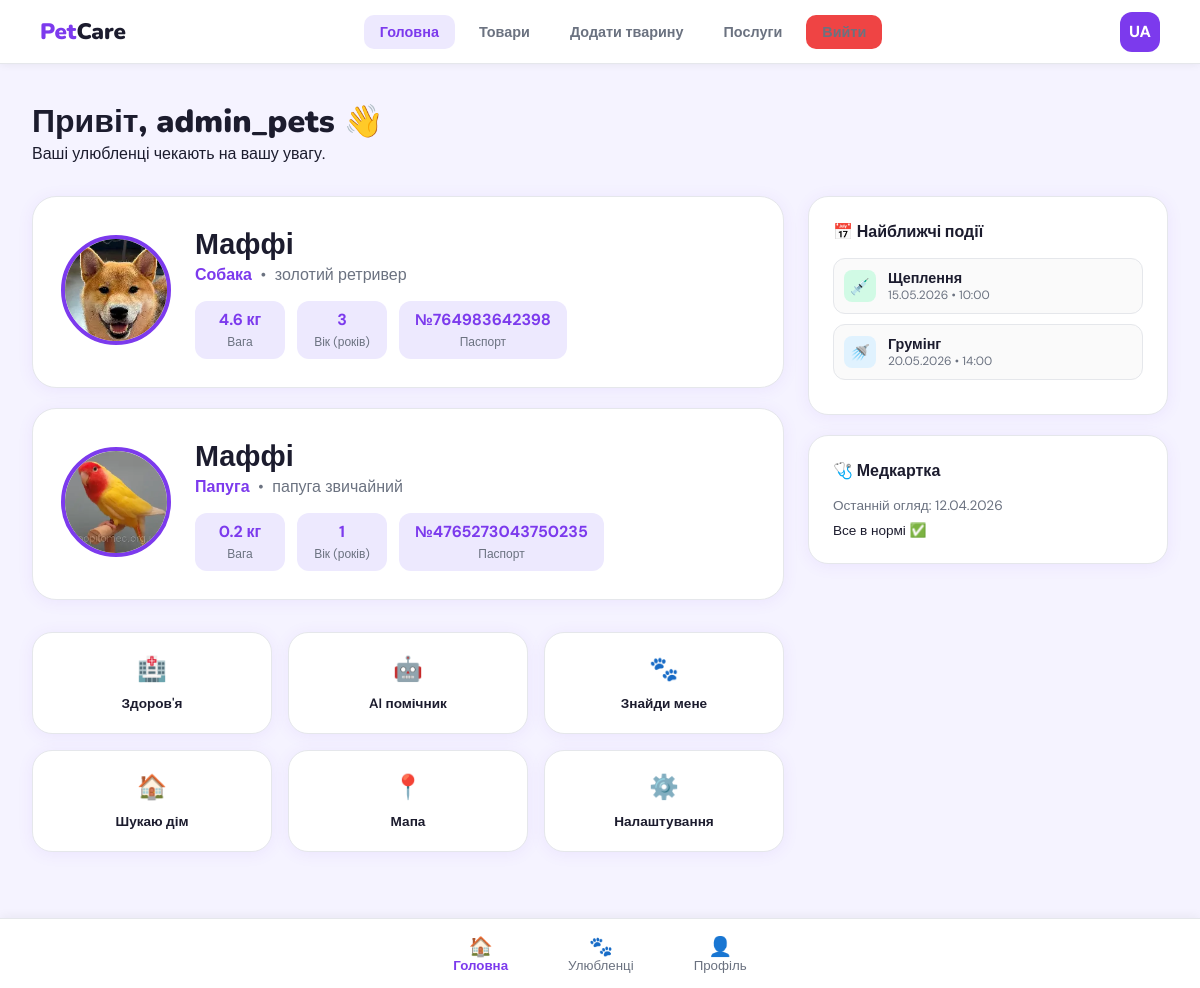
The app's page / (signed in) with its own data.
### main/models.py (models this page shows, shortened)
class Pets(models.Model):
    user = models.ForeignKey(User,on_delete=models.CASCADE)
    type_pets = models.ForeignKey(Type_OF_PETS,on_delete=models.CASCADE,verbose_name='тип тварини')
    poroda = models.CharField(max_length=30,verbose_name='Порода',default='золотий ретривер')
    name = models.CharField(max_length=40,verbose_name="ім'я")
    age = models.PositiveIntegerField(verbose_name="вік")
    weight = models.FloatField(verbose_name='вага')
    passport_number = models.PositiveIntegerField(verbose_name="номер паспорта")
    img = models.ImageField(upload_to='pets_photos/', verbose_name="Фото улюбленця", null=True, blank=True)
    class Meta:
        verbose_name="Тварини"

class Type_OF_PETS(models.Model):
    type = models.CharField(verbose_name="тип тварини", max_length=50)
    class Meta:
        verbose_name="Тип тварини"

### main/views.py (the view)
# urls.py: path('',views.index, name="home"),
def index(request):
    if request.user.is_authenticated:
        pets = Pets.objects.filter(user=request.user)
    else:
        pets = Pets.objects.none()
    return render(request, 'main/index.html', {'pets': pets})

### main/templates/main/index.html (shortened to what this page needs)
{% load static %}
<!DOCTYPE html>
<html lang="uk">
<head>
</head>
<body>
    <nav>
        <a href="{% url 'home' %}" class="nav-logo">Pet<span>Care</span></a>
        <ul class="nav-links">
            <li><a href="{% url 'home' %}" class="active">Головна</a></li>
            <li><a href="{% url 'shop_page' %}">Товари</a></li>
            <li><a href="{% url 'register_pets' %}">Додати тварину</a></li>
            <li><a href="{% url 'servises' %}">Послуги</a></li>
            {% if user.is_authenticated %}
            <li><a style="background-color: #EF4444;" href="{% url 'logout' %}">Вийти</a></li>
            {% else %}
            <li><a style="background-color: var(--purple);color: #F5F3FF;" href="{% url 'register' %}">Увійти</a></li>
            {% endif %}
        </ul>
        <div class="nav-right">
            <div class="avatar">UA</div>
        </div>
    </nav>
    <div class="page">
        <div class="greeting">
            {% if user.is_authenticated %}
            <h1>Привіт, {{ user.username }} 👋</h1>
            {% else %}
            <h1>Привіт! 👋</h1>
            {% endif %}
            <p>Ваші улюбленці чекають на вашу увагу.</p>
        </div>
        <div class="grid">
            <div class="main-column">
                <div class="pets-list">
                    {% for pet in pets %}
                    <div class="pet-card">
                        <div class="pet-photo">
                            {% if pet.img %}
                            <img src="{{ pet.img.url }}" alt="{{ pet.name }}">
                            {% else %}
                            <img src="{% static 'main/images/no-image.png' %}" alt="Немає фото">
                            {% endif %}
                        </div>
                        <div class="pet-info">
                            <h2>{{ pet.name }}</h2>
                            <p class="breed"><span>{{ pet.type_pets.type }}</span> &nbsp;•&nbsp; {{ pet.poroda }}</p>
                            <div class="stats-row">
                                <div class="stat-chip">
                                    <strong>{{ pet.weight }} кг</strong>
                                    <small>Вага</small>
                                </div>
                                <div class="stat-chip">
                                    <strong>{{ pet.age }}</strong>
                                    <small>Вік (років)</small>
                                </div>
                                <div class="stat-chip">
                                    <strong>№{{ pet.passport_number }}</strong>
                                    <small>Паспорт</small>
                                </div>
                            </div>
                        </div>
                    </div>
                    {% endfor %}
                </div>
                <div class="quick-actions">
                    <a href="#" class="action-btn">
                        <div class="action-icon">🏥</div>
                        <span>Здоров'я</span>
                    </a>
                    <a href="{% url 'ai_chat' %}" class="action-btn">
                        <div class="action-icon">🤖</div>
                        <span> AI помічник</span>
                    </a>
                    <a href="{% url 'find_pets' %}" class="action-btn">
                        <div class="action-icon">🐾</div>
                        <span>Знайди мене</span>
                    </a>
                    <a href="{% url 'find_home' %}" class="action-btn">
                        <div class="action-icon">🏠</div>
                        <span>Шукаю дім</span>
                    </a>
                    <a href="{% url 'map' %}" class="action-btn">
                        <div class="action-icon">📍</div>
                        <span>Мапа</span>
                    </a>
                    <a href="{% url 'pricing' %}" class="action-btn">
                        <div class="action-icon">⚙️</div>
                        <span>Налаштування</span>
                    </a>
                </div>
            </div>
            <div class="sidebar">
                <div class="card">
                    <div class="card-title">📅 Найближчі події</div>
                    <div class="event-item">
                        <div class="event-dot" style="background: #D1FAE5;">💉</div>
                        <div>
                            <p style="font-size: 0.9rem; font-weight: 700;">Щеплення</p>
                            <p style="font-size: 0.75rem; color: var(--muted);">15.05.2026 • 10:00</p>
                        </div>
                    </div>
                    <div class="event-item">
                        <div class="event-dot" style="background: #E0F2FE;">🚿</div>
                        <div>
                            <p style="font-size: 0.9rem; font-weight: 700;">Грумінг</p>
                            <p style="font-size: 0.75rem; color: var(--muted);">20.05.2026 • 14:00</p>
                        </div>
                    </div>
                </div>
                <div class="card">
                    <div class="card-title">🩺 Медкартка</div>
                    <p style="font-size: 0.85rem; color: var(--muted);">Останній огляд: 12.04.2026</p>
                    <p style="font-size: 0.85rem; margin-top: 8px;">Все в нормі ✅</p>
                </div>
            </div>
        </div>
    </div>
    <div class="bottom-bar">
        <button class="tab-btn active">
            <div class="tab-icon">🏠</div>
            <span>Головна</span>
        </button>
        <button class="tab-btn">
            <div class="tab-icon">🐾</div>
            <span>Улюбленці</span>
        </button>
        <button class="tab-btn">
            <div class="tab-icon">👤</div>
            <span>Профіль</span>
        </button>
    </div>
</body>
</html>

### main/templates/main/index.html (style rules this page uses)
:root { --purple: #7C3AED; --purple-light: #EDE9FE; --purple-mid: #A78BFA; --bg: #F5F3FF; --white: #FFFFFF; --text: #1C1C2E; --muted: #6B7280; --border: #E5E7EB; --green: #10B981; --red: #EF4444; --yellow: #F59E0B; --card-shadow: 0 2px 16px rgba(124, 58, 237, 0.08); }
* { box-sizing: border-box; margin: 0; padding: 0; }
body { font-family: 'DM Sans', sans-serif; background: var(--bg); color: var(--text); padding-bottom: 100px; }
nav { background: var(--white); border-bottom: 1px solid var(--border); padding: 0 40px; height: 64px; display: flex; align-items: center; justify-content: space-between; position: sticky; top: 0; z-index: 100; box-shadow: 0 1px 8px rgba(0, 0, 0, 0.06); }
.nav-logo { font-family: 'Nunito', sans-serif; font-weight: 900; font-size: 1.4rem; color: var(--purple); text-decoration: none; }
.nav-logo span { color: var(--text); }
.nav-links { display: flex; gap: 8px; list-style: none; }
.nav-links a { text-decoration: none; color: var(--muted); font-weight: 600; font-size: 0.9rem; padding: 8px 16px; border-radius: 10px; transition: 0.2s; }
.nav-links a:hover, .nav-links a.active { background: var(--purple-light); color: var(--purple); }
.nav-right { display: flex; align-items: center; gap: 16px; }
.avatar { width: 40px; height: 40px; border-radius: 12px; background: var(--purple); color: white; display: flex; align-items: center; justify-content: center; font-weight: 800; }
.page { max-width: 1200px; margin: 0 auto; padding: 36px 32px; }
.greeting { margin-bottom: 32px; }
.greeting h1 { font-family: 'Nunito', sans-serif; font-size: 2rem; font-weight: 900; }
.grid { display: grid; grid-template-columns: 1fr 360px; gap: 24px; }
.pets-list { display: flex; flex-direction: column; gap: 20px; margin-bottom: 32px; }
.pet-card { background: var(--white); border-radius: 24px; padding: 28px; box-shadow: var(--card-shadow); border: 1px solid var(--border); display: flex; gap: 24px; align-items: center; transition: 0.3s; }
.pet-photo { position: relative; flex-shrink: 0; }
.pet-photo img { width: 110px; height: 110px; border-radius: 50%; object-fit: cover; border: 4px solid var(--purple); }
.pet-info h2 { font-family: 'Nunito', sans-serif; font-size: 1.8rem; font-weight: 900; }
.pet-info .breed { color: var(--muted); margin-bottom: 16px; }
.pet-info .breed span { color: var(--purple); font-weight: 700; }
.stats-row { display: flex; gap: 12px; }
.stat-chip { background: var(--purple-light); border-radius: 12px; padding: 8px 16px; text-align: center; min-width: 90px; }
.stat-chip strong { display: block; color: var(--purple); font-size: 1rem; }
.stat-chip small { color: var(--muted); font-size: 0.75rem; }
.quick-actions { display: grid; grid-template-columns: repeat(3, 1fr); gap: 16px; }
.action-btn { background: var(--white); border-radius: 20px; padding: 20px; text-align: center; text-decoration: none; color: var(--text); border: 1px solid var(--border); box-shadow: var(--card-shadow); transition: 0.2s; }
.action-icon { font-size: 1.5rem; margin-bottom: 8px; }
.action-btn span { font-weight: 600; font-size: 0.85rem; }
.card { background: var(--white); border-radius: 20px; padding: 24px; border: 1px solid var(--border); box-shadow: var(--card-shadow); margin-bottom: 20px; }
.card-title { font-weight: 800; margin-bottom: 16px; display: flex; align-items: center; gap: 8px; }
.event-item { display: flex; align-items: center; gap: 12px; padding: 10px; border-radius: 12px; background: #fafafa; margin-bottom: 10px; border: 1px solid var(--border); }
.event-dot { width: 32px; height: 32px; border-radius: 8px; display: flex; align-items: center; justify-content: center; }
.bottom-bar { background: var(--white); border-top: 1px solid var(--border); position: fixed; bottom: 0; left: 0; right: 0; height: 70px; display: flex; justify-content: center; align-items: center; box-shadow: 0 -2px 10px rgba(0, 0, 0, 0.05); }
.tab-btn { background: none; border: none; padding: 10px 30px; color: var(--muted); text-align: center; }
.tab-btn.active { color: var(--purple); font-weight: 700; }
.tab-icon { font-size: 1.2rem; }

### records on screen
Pets: img (picture), name "Маффі", type_pets.type "Собака", poroda "золотий ретривер", weight "4.6", age "3", passport_number "764983642398"
Pets: img (picture), name "Маффі", type_pets.type "Папуга", poroda "папуга звичайний", weight "0.2", age "1", passport_number "4765273043750235"

### other values on screen
{{ user.username }} "admin_pets"
